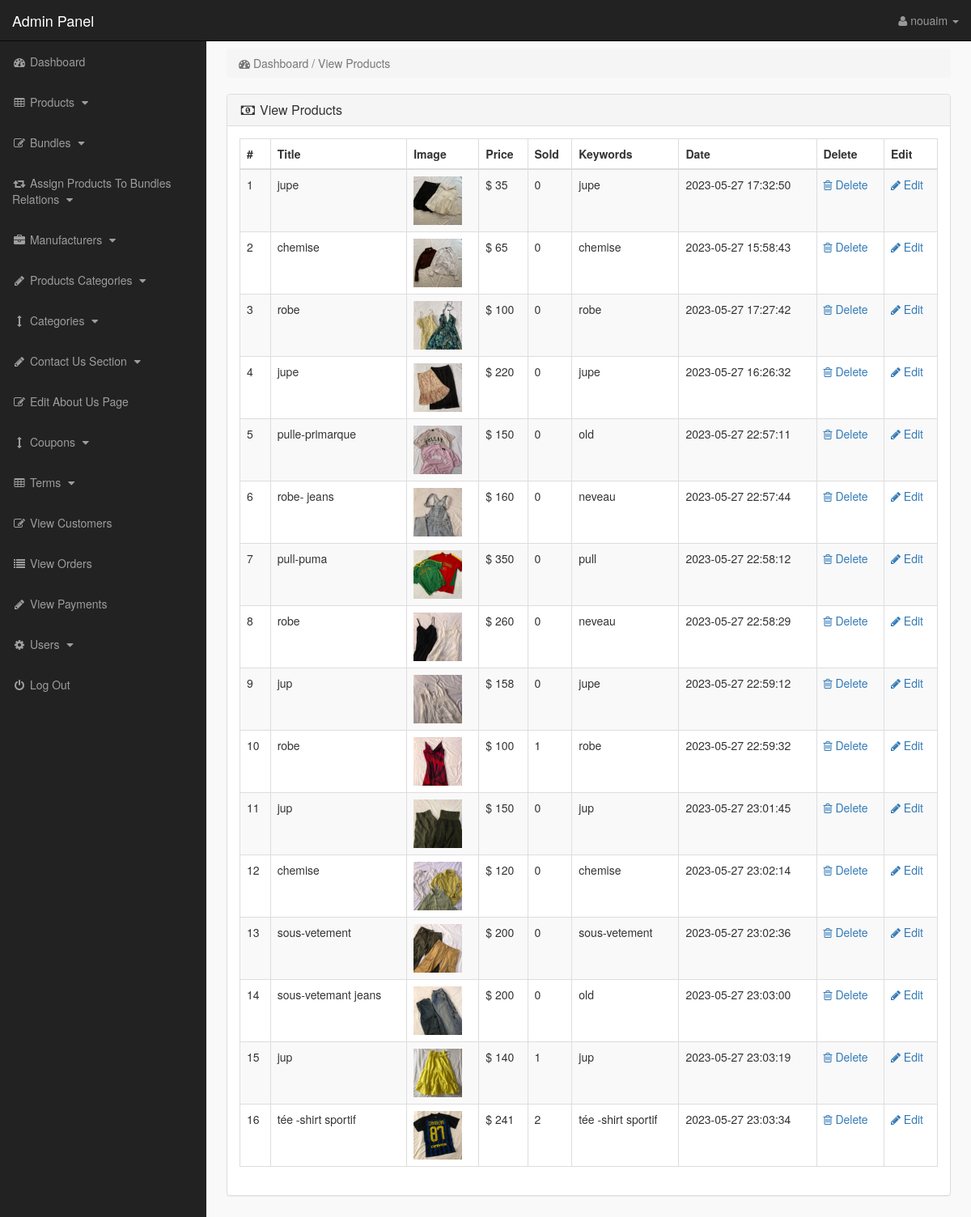
The app's page /admin_area/index.php?view_products (signed in) with its own data.
### tables this page shows
CREATE TABLE `products` (
  `product_id` int(10) NOT NULL,
  `p_cat_id` int(10) NOT NULL,
  `cat_id` int(10) NOT NULL,
  `manufacturer_id` int(10) NOT NULL,
  `date` timestamp NOT NULL DEFAULT current_timestamp() ON UPDATE current_timestamp(),
  `product_title` text NOT NULL,
  `product_url` text NOT NULL,
  `product_img1` text NOT NULL,
  `product_img2` text NOT NULL,
  `product_img3` text NOT NULL,
  `product_price` int(10) NOT NULL,
  `product_psp_price` int(100) NOT NULL,
  `product_desc` text NOT NULL,
  `product_features` text NOT NULL,
  `product_video` text NOT NULL,
  `product_keywords` text NOT NULL,
  `product_label` text NOT NULL,
  `status` varchar(255) NOT NULL
);

### admin_area/view_products.php (the view)
<?php
if(!isset($_SESSION['admin_email'])){
echo "<script>window.open('login.php','_self')</script>";
}
else {
?>
<div class="row">
<div class="col-lg-12" >
<ol class="breadcrumb" >
<li class="active" >
<i class="fa fa-dashboard"></i> Dashboard / View Products
</li>
</ol>
</div>
</div>
<div class="row" >
<div class="col-lg-12" >
<div class="panel panel-default" >
<div class="panel-heading" >
<h3 class="panel-title" >
<i class="fa fa-money fa-fw" ></i> View Products
</h3>
</div>
<div class="panel-body" >
<div class="table-responsive" >
<table class="table table-bordered table-hover table-striped" >
<thead>
<tr>
<th>#</th>
<th>Title</th>
<th>Image</th>
<th>Price</th>
<th>Sold</th>
<th>Keywords</th>
<th>Date</th>
<th>Delete</th>
<th>Edit</th>
</tr>
</thead>
<tbody>
<?php
$i = 0;
$get_pro = "select * from products where status='product'";
$run_pro = mysqli_query($con,$get_pro);
while($row_pro=mysqli_fetch_array($run_pro)){
$pro_id = $row_pro['product_id'];
$pro_title = $row_pro['product_title'];
$pro_image = $row_pro['product_img1'];
$pro_price = $row_pro['product_price'];
$pro_keywords = $row_pro['product_keywords'];
$pro_date = $row_pro['date'];
$i++;
?>
<tr>
<td><?php echo $i; ?></td>
<td><?php echo $pro_title; ?></td>
<td><img src="product_images/<?php echo $pro_image; ?>" width="60" height="60"></td>
<td>$ <?php echo $pro_price; ?></td>
<td>
<?php
$get_sold = "select * from pending_orders where product_id='$pro_id'";
$run_sold = mysqli_query($con,$get_sold);
$count = mysqli_num_rows($run_sold);
echo $count;
?>
</td>
<td> <?php echo $pro_keywords; ?> </td>
<td><?php echo $pro_date; ?></td>
<td>
<a href="index.php?delete_product=<?php echo $pro_id; ?>">
<i class="fa fa-trash-o"> </i> Delete
</a>
</td>
<td>
<a href="index.php?edit_product=<?php echo $pro_id; ?>">
<i class="fa fa-pencil"> </i> Edit
</a>
</td>
</tr>
<?php } ?>
</tbody>
</table>
</div>
</div>
</div>
</div>
</div>
<?php } ?>

### admin_area/includes/sidebar.php (shortened to what this page needs)
<?php
if(!isset($_SESSION['admin_email'])){
echo "<script>window.open('login.php','_self')</script>";
}
else {
?>
<nav class="navbar navbar-inverse navbar-fixed-top" >
<div class="navbar-header" >
<a class="navbar-brand" href="index.php?dashboard" >Admin Panel</a>
</div>
<ul class="nav navbar-right top-nav" >
<li class="dropdown" >
<a href="#" class="dropdown-toggle" data-toggle="dropdown" >
<i class="fa fa-user" ></i>
<?php echo $admin_name; ?> <b class="caret" ></b>
</a>
</li>
</ul>
<div class="collapse navbar-collapse navbar-ex1-collapse">
<ul class="nav navbar-nav side-nav">
<li>
<a href="index.php?dashboard">
<i class="fa fa-fw fa-dashboard"></i> Dashboard
</a>
</li>
<li>
<a href="#" data-toggle="collapse" data-target="#products">
<i class="fa fa-fw fa-table"></i> Products
<i class="fa fa-fw fa-caret-down"></i>
</a>
</li>
<li>
<a href="#" data-toggle="collapse" data-target="#bundles">
<i class="fa fa-fw fa-edit"></i> Bundles
<i class="fa fa-fw fa-caret-down"></i>
</a>
</li>
<li>
<a href="#" data-toggle="collapse" data-target="#relations">
<i class="fa fa-fw fa-retweet"></i> Assign Products To Bundles Relations
<i class="fa fa-fw fa-caret-down"></i>
</a>
</li>
<li>
<a href="#" data-toggle="collapse" data-target="#manufacturers">
<i class="fa fa-fw fa-briefcase"></i> Manufacturers
<i class="fa fa-fw fa-caret-down"></i>
</a>
</li>
<li>
<a href="#" data-toggle="collapse" data-target="#p_cat">
<i class="fa fa-fw fa-pencil"></i> Products Categories
<i class="fa fa-fw fa-caret-down"></i>
</a>
</li>
<li>
<a href="#" data-toggle="collapse" data-target="#cat">
<i class="fa fa-fw fa-arrows-v"></i> Categories
<i class="fa fa-fw fa-caret-down"></i>
</a>
</li>
<li>
<a href="#" data-toggle="collapse" data-target="#contact_us">
<i class="fa fa-fw fa-pencil"> </i> Contact Us Section
<i class="fa fa-fw fa-caret-down"></i>
</a>
</li>
<li>
<a href="index.php?edit_about_us">
<i class="fa fa-fw fa-edit"></i> Edit About Us Page
</a>
</li>
<li>
<a href="#" data-toggle="collapse" data-target="#coupons">
<i class="fa fa-fw fa-arrows-v"></i> Coupons
<i class="fa fa-fw fa-caret-down"></i>
</a>
</li>
<li>
<a href="#" data-toggle="collapse" data-target="#terms" >
<i class="fa fa-fw fa-table"></i> Terms
<i class="fa fa-fw fa-caret-down"></i>
</a>
</li>
<li>
<a href="index.php?view_customers">
<i class="fa fa-fw fa-edit"></i> View Customers
</a>
</li>
<li>
<a href="index.php?view_orders">
<i class="fa fa-fw fa-list"></i> View Orders
</a>
</li>
<li>
<a href="index.php?view_payments">
<i class="fa fa-fw fa-pencil"></i> View Payments
</a>
</li>
<li>
<a href="#" data-toggle="collapse" data-target="#users">
<i class="fa fa-fw fa-gear"></i> Users
<i class="fa fa-fw fa-caret-down"></i>
</a>
</li>
<li>
<a href="logout.php">
<i class="fa fa-fw fa-power-off"></i> Log Out
</a>
</li>
</ul>
</div>
</nav>
<?php } ?>

### admin_area/css/style.css (style rules this page uses)
body { margin-top:100px; }
@media (min-width: 768px) { body { margin-top:50px; } }
.top-nav { padding:0 15px; }
.top-nav>li { display:inline-block; float:left; }
.top-nav>li>a { padding-top:15px; padding-bottom:15px; line-height:20px; color:#999; }
@media (min-width: 768px) { .side-nav { position:fixed; top:51px; width:255px; border-radius:0; overflow-y:auto; background-color: #222; bottom:0; overflow-x:hidden; padding-bottom:40px; } }
@media (min-width: 768px) { .side-nav>li>a { width:255px; } }
.panel-body { border-radius:5px; }

### records on screen
products: product_title "jupe", product_img1 (picture), product_price "35", count "0", product_keywords "jupe", date "2023-05-27 17:32:50"
products: product_title "chemise", product_img1 (picture), product_price "65", count "0", product_keywords "chemise", date "2023-05-27 15:58:43"
products: product_title "robe", product_img1 (picture), product_price "100", count "0", product_keywords "robe", date "2023-05-27 17:27:42"
products: product_title "jupe", product_img1 (picture), product_price "220", count "0", product_keywords "jupe", date "2023-05-27 16:26:32"
products: product_title "pulle-primarque", product_img1 (picture), product_price "150", count "0", product_keywords "old", date "2023-05-27 22:57:11"
products: product_title "robe- jeans", product_img1 (picture), product_price "160", count "0", product_keywords "neveau", date "2023-05-27 22:57:44"
products: product_title "pull-puma", product_img1 (picture), product_price "350", count "0", product_keywords "pull", date "2023-05-27 22:58:12"
products: product_title "robe", product_img1 (picture), product_price "260", count "0", product_keywords "neveau", date "2023-05-27 22:58:29"
products: product_title "jup", product_img1 (picture), product_price "158", count "0", product_keywords "jupe", date "2023-05-27 22:59:12"
products: product_title "robe", product_img1 (picture), product_price "100", count "1", product_keywords "robe", date "2023-05-27 22:59:32"
products: product_title "jup", product_img1 (picture), product_price "150", count "0", product_keywords "jup", date "2023-05-27 23:01:45"
products: product_title "chemise", product_img1 (picture), product_price "120", count "0", product_keywords "chemise", date "2023-05-27 23:02:14"
products: product_title "sous-vetement", product_img1 (picture), product_price "200", count "0", product_keywords "sous-vetement", date "2023-05-27 23:02:36"
products: product_title "sous-vetemant jeans", product_img1 (picture), product_price "200", count "0", product_keywords "old", date "2023-05-27 23:03:00"
products: product_title "jup", product_img1 (picture), product_price "140", count "1", product_keywords "jup", date "2023-05-27 23:03:19"
products: product_title "tée -shirt sportif", product_img1 (picture), product_price "241", count "2", product_keywords "tée -shirt sportif", date "2023-05-27 23:03:34"

### other values on screen
$admin_name "nouaim"
